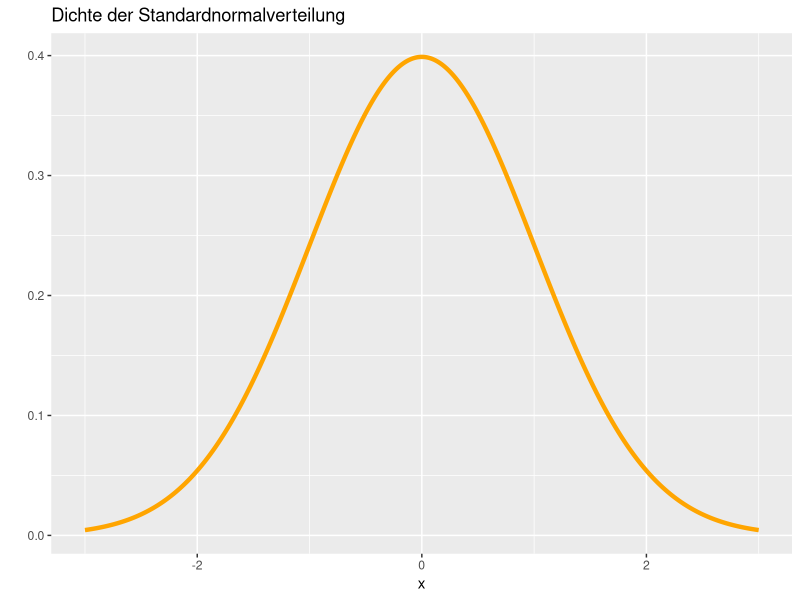
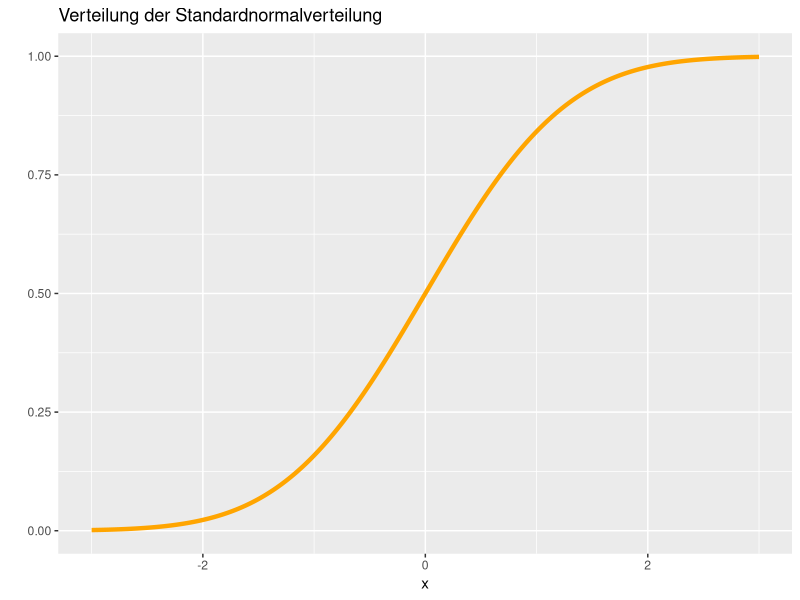
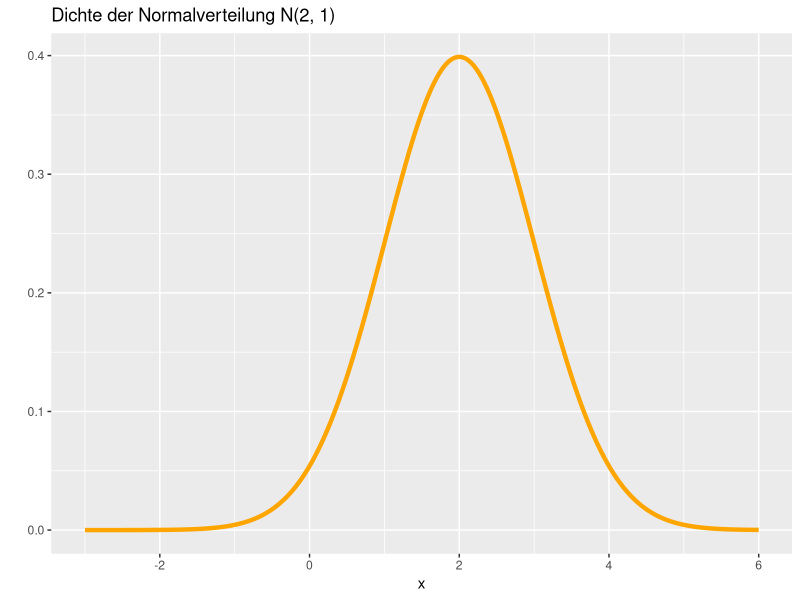
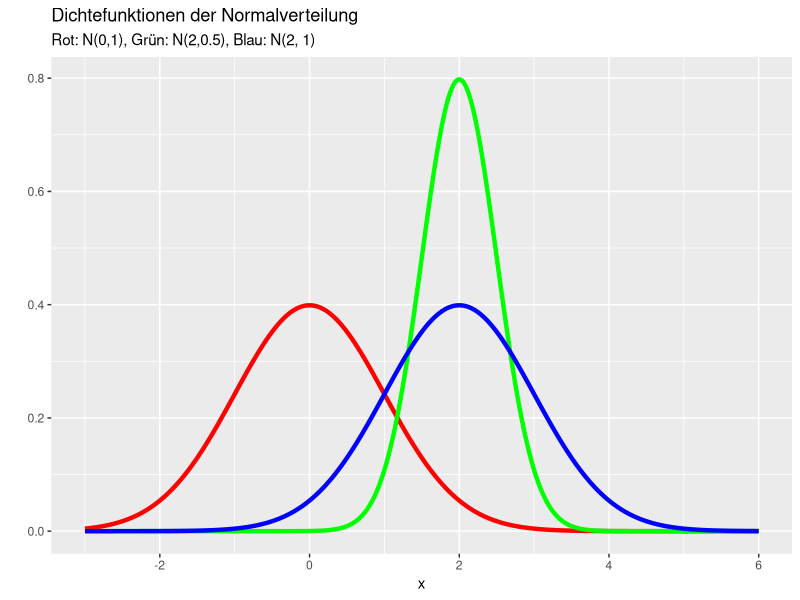
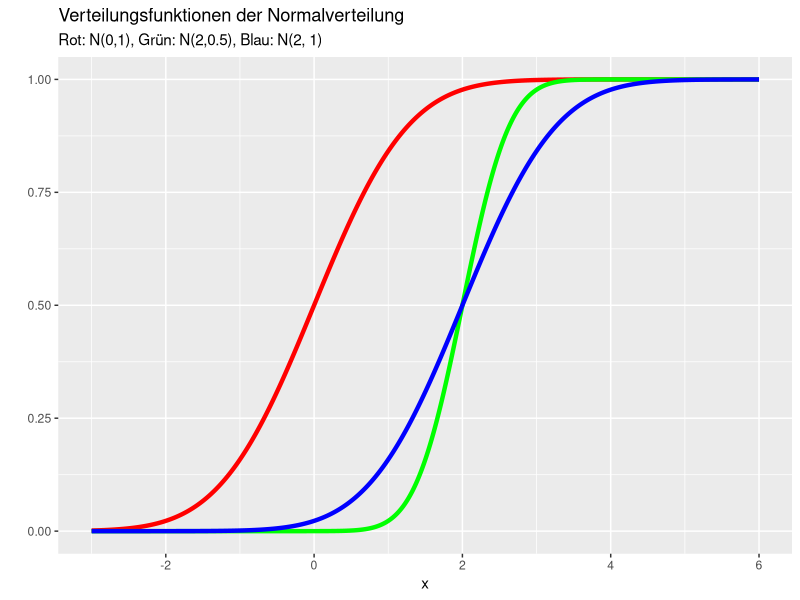
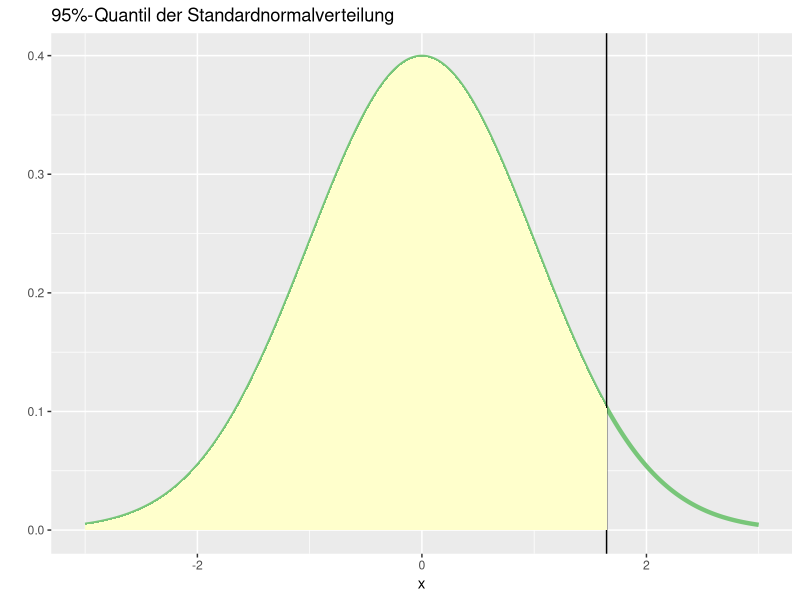
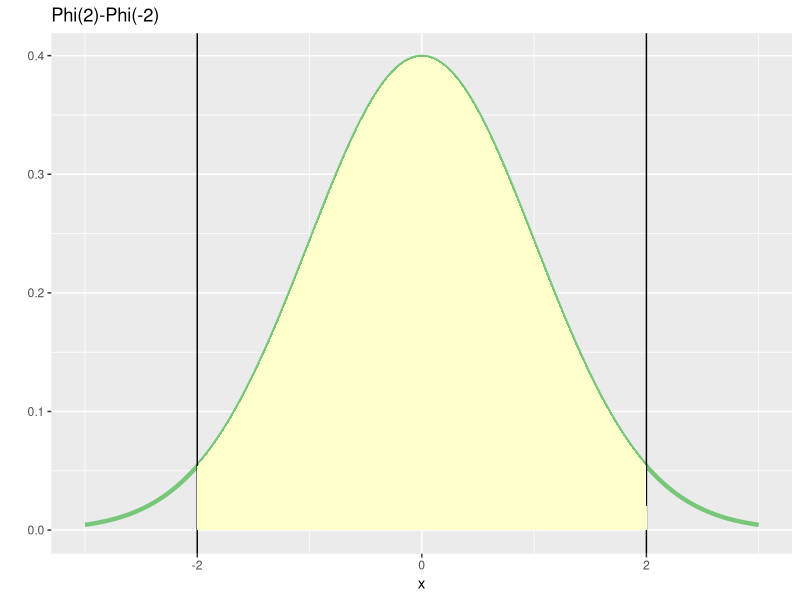
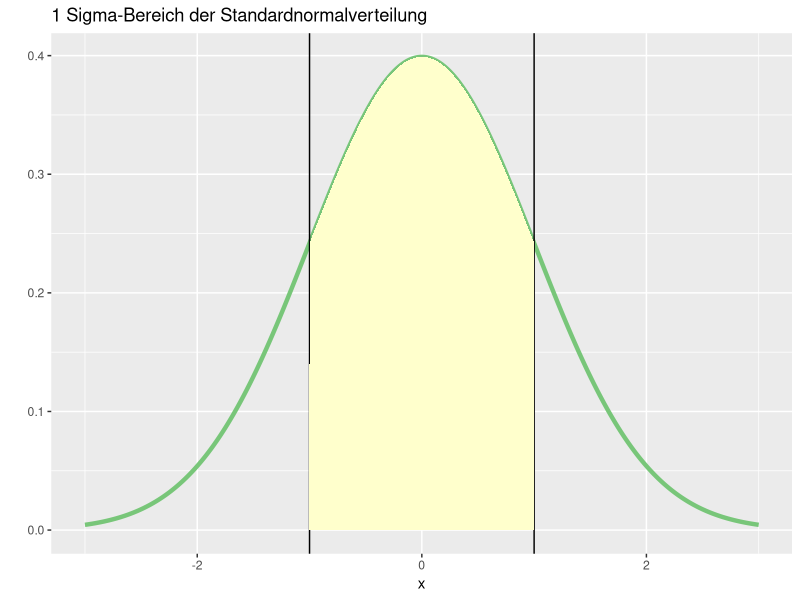

Source code (R) for these figures, in order:
## ---- chunk 1
knitr::opts_chunk$set(echo = TRUE)
library(tidyverse)
library(RColorBrewer)
myPalette <- brewer.pal(5, "YlGn")
# Ausgabe von double-Werte mit  zwei Stellen hinter dem Komma
## ---- chunk 2
xmin <- -3
daten <- tribble(
  ~x,
  xmin,
  -xmin
)

daten2 <- tribble(
  ~x,
  -3,
  6
)
## ---- chunk 3
stdGlocke <- ggplot(data = daten, aes(x)) +
  stat_function(fun = dnorm, n = 1001, args = list(mean = 0, sd = 1),
                colour="orange", size=1.5) +  
  labs(
    title="Dichte der Standardnormalverteilung",
    y=""
  ) 

stdGlocke

ggsave(filename="standardGlocke.png", plot=last_plot(), device="png",
       path="images/", width=16, height=9, units="cm")
## ---- chunk 4
stdV <- ggplot(data = daten, aes(x)) +
  stat_function(fun = pnorm, n = 1001, args = list(mean = 0, sd = 1),
                colour="orange", size=1.5) +  
  labs(
    title="Verteilung der Standardnormalverteilung",
    y=""
  ) 

stdV

ggsave(filename="standardV.png", plot=last_plot(), device="png",
       path="images/", width=16, height=9, units="cm")
## ---- chunk 5
ggplot(data = daten2, aes(x)) +
  stat_function(fun = dnorm, n = 1001, args = list(mean = 2, sd = 1),
                color="orange", size=1.5) +  
  labs(
    title="Dichte der Normalverteilung N(2, 1)",
    y=""
  ) 

ggsave(filename="gaussNormal.png", plot=last_plot(), device="png",
       path="images/", width=16, height=9, units="cm")
## ---- chunk 6
ggplot(data = daten2, aes(x)) +
  stat_function(fun = dnorm, n = 1001, args = list(mean = 0, sd = 1),
                color="red", size=1.5) +  
  stat_function(fun = dnorm, n = 1001, args = list(mean = 2, sd = 0.5),
                color="green", size=1.5) + 
  stat_function(fun = dnorm, n = 1001, args = list(mean = 2, sd = 1),
                color="blue", size=1.5) + 
  labs(
    title="Dichtefunktionen der Normalverteilung",
    subtitle="Rot: N(0,1), Grün: N(2,0.5), Blau: N(2, 1)",
    y=""
  ) 

ggsave(filename="gaussDensities.png", plot=last_plot(), device="png",
       path="images/", width=16, height=9, units="cm")
## ---- chunk 7
ggplot(data = daten2, aes(x)) +
  stat_function(fun = pnorm, n = 1001, args = list(mean = 0, sd = 1),
                color="red", size=1.5) +  
  stat_function(fun = pnorm, n = 1001, args = list(mean = 2, sd = 0.5),
                color="green", size=1.5) + 
  stat_function(fun = pnorm, n = 1001, args = list(mean = 2, sd = 1),
                color="blue", size=1.5) + 
  labs(
    title="Verteilungsfunktionen der Normalverteilung",
    subtitle="Rot: N(0,1), Grün: N(2,0.5), Blau: N(2, 1)",
    y=""
  ) 

ggsave(filename="gaussDistris.png", plot=last_plot(), device="png",
       path="images/", width=16, height=9, units="cm")
## ---- chunk 8
# Polygonwerte für den gefüllten Bereich
mu <- 0
sd <- 1
q <- 0.95

# Wie viele Punkte verwenden wir für die Glockenkurve
l <- 1000
# oberer x-Wert mit qnorm berechnen
ub <- qnorm(q)
pmin <- xmin
pmax <- ub

# x-Werte für das Polygon besetzen
px <- seq(pmin, pmax, length=l)*sd + mu
# Funktionswerte berechnen mit dnorm
py <- dnorm(px, mu, sd)

polygonValues <- tibble(px, py)

qDens <- ggplot() +
  stat_function(data = daten, aes(x), 
                fun = dnorm, n = 1001, args = list(mean = 0, sd = 1),
                colour=myPalette[3], size=1.5) +  
  geom_vline(xintercept=pmax) +
  labs(
    title="95%-Quantil der Standardnormalverteilung",
    y=""
  ) 

qDens +
    geom_area(data=polygonValues, mapping=aes(x=px, y = py),
              fill=myPalette[1])

ggsave(filename="95quantile.png", plot=last_plot(), device="png",
       path="images/", width=16, height=9, units="cm")
## ---- chunk 9
# Polygonwerte für den gefüllten Bereich
mu <- 0
sd <- 1

# Wie viele Punkte verwenden wir für die Glockenkurve
l <- 1000
# oberer x-Wert 
ub <- 2.0
pmin <- -ub
pmax <- ub

# x-Werte für das Polygon besetzen
px <- seq(pmin, pmax, length=l)*sd + mu
# Funktionswerte berechnen mit dnorm
py <- dnorm(px, mu, sd)

polygonValues <- tibble(px, py)

ksigma1Plot <- ggplot() +
  stat_function(data = daten, aes(x), 
                fun = dnorm, n = 1001, args = list(mean = 0, sd = 1),
                colour=myPalette[3], size=1.5) +  
  geom_vline(xintercept=pmax) +
  geom_vline(xintercept=pmin) +
  labs(
    title="Phi(2)-Phi(-2)",
    y=""
  ) 

ksigma1Plot +
    geom_area(data=polygonValues, mapping=aes(x=px, y = py),
              fill=myPalette[1])

ggsave(filename="normalArea2.png", plot=last_plot(), device="png",
       path="images/", width=16, height=9, units="cm")
## ---- chunk 10
# Polygonwerte für den gefüllten Bereich
mu <- 0
sd <- 1
k <- 1

# Wie viele Punkte verwenden wir für die Glockenkurve
l <- 1000
# oberer x-Wert 
ub <- mu + k*sd 
pmin <- -ub
pmax <- ub

# x-Werte für das Polygon besetzen
px <- seq(pmin, pmax, length=l)*sd + mu
# Funktionswerte berechnen mit dnorm
py <- dnorm(px, mu, sd)

polygonValues <- tibble(px, py)

ksigma2Plot <- ggplot() +
  stat_function(data = daten, aes(x), 
                fun = dnorm, n = 1001, args = list(mean = 0, sd = 1),
                colour=myPalette[3], size=1.5) +  
  geom_vline(xintercept=pmax) +
  geom_vline(xintercept=pmin) +
  labs(
    title= "1 Sigma-Bereich der Standardnormalverteilung",
    y=""
  ) 

ksigma2Plot +
    geom_area(data=polygonValues, mapping=aes(x=px, y = py),
              fill=myPalette[1])

ggsave(filename="ksigmaNormal.png", plot=last_plot(), device="png",
       path="images/", width=16, height=9, units="cm")
